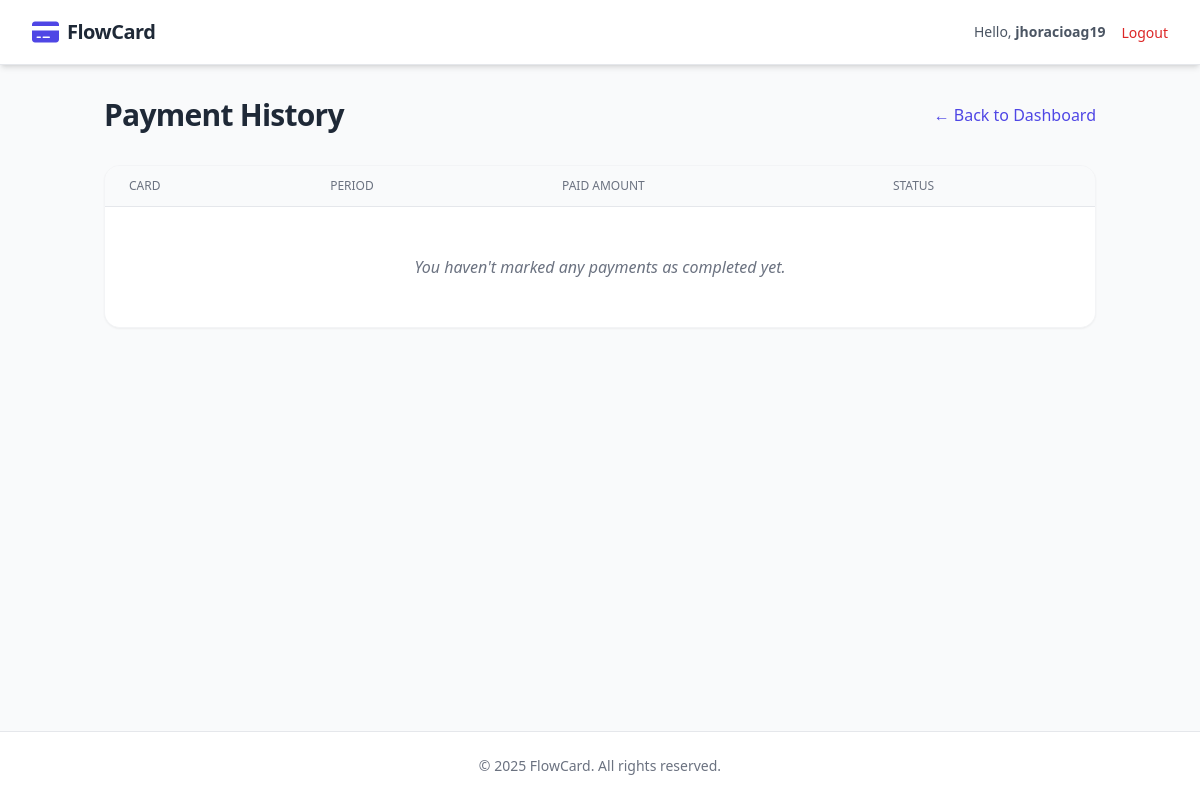
The page /statements/history/ (signed in) on the database as committed earlier.
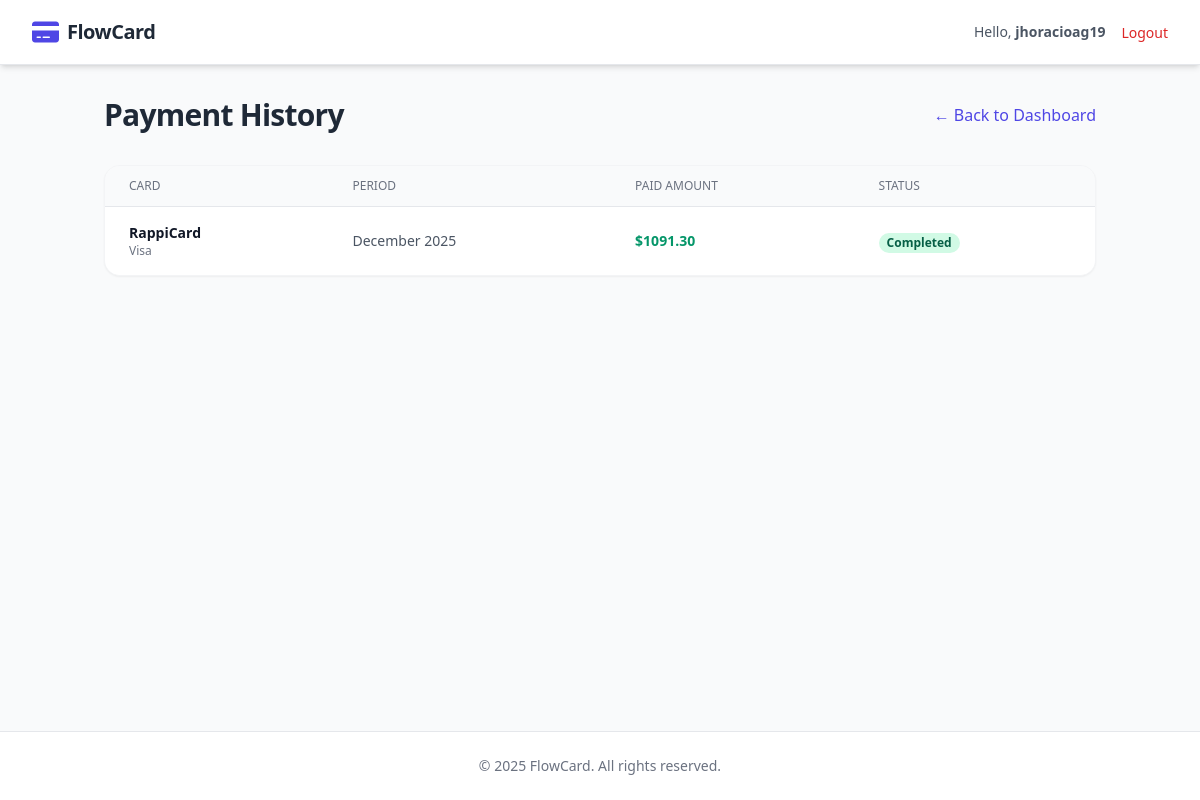
The same page on the database as committed later.
### apps/cards/models.py (models this page shows, shortened)
class MonthlyStatement(models.Model):
    card = models.ForeignKey(CreditCard, on_delete=models.CASCADE, related_name='statements')
    month_year = models.DateField(help_text="First day of the billing month")
    min_payment = models.DecimalField(max_digits=12, decimal_places=2, default=0)
    non_interest_payment = models.DecimalField(max_digits=12, decimal_places=2, default=0)
    is_paid = models.BooleanField(default=False)
    class Meta:
        unique_together = ('card', 'month_year')

class CreditCard(models.Model):
    user = models.ForeignKey(User, on_delete=models.CASCADE, related_name='cards')
    bank_name = models.CharField(max_length=50)
    card_name = models.CharField(max_length=50, help_text="Ej. Visa Gold")
    credit_limit = models.DecimalField(max_digits=12, decimal_places=2, validators=[MinValueValidator(0)])
    closing_day = models.IntegerField(validators=[MinValueValidator(1), MaxValueValidator(31)])
    due_day = models.IntegerField(validators=[MinValueValidator(1), MaxValueValidator(31)])

### apps/statements/views.py (the view)
# urls.py: path('history/', PaymentHistoryView.as_view(), name='history'),
class PaymentHistoryView(LoginRequiredMixin, ListView):
    model = MonthlyStatement
    template_name = 'statements/payment_history.html'
    context_object_name = 'paid_statements'
    def get_queryset(self):
        return MonthlyStatement.objects.filter(
            card__user=self.request.user,
            is_paid=True
        ).order_by('-month_year') # Los más recientes primero

### templates/statements/payment_history.html (shortened to what this page needs)
{% extends 'base.html' %}
{% block content %}
<div class="max-w-6xl mx-auto">
    <div class="flex justify-between items-center mb-8">
        <h1 class="text-3xl font-bold text-gray-800 tracking-tight">Payment History</h1>
        <a href="{% url 'cards:dashboard' %}" class="text-indigo-600 font-medium hover:underline">
            ← Back to Dashboard
        </a>
    </div>
    <div class="bg-white rounded-2xl shadow-sm border border-gray-100 overflow-hidden">
        <table class="min-w-full divide-y divide-gray-200">
            <thead class="bg-gray-50">
                <tr>
                    <th class="px-6 py-3 text-left text-xs font-medium text-gray-500 uppercase">Card</th>
                    <th class="px-6 py-3 text-left text-xs font-medium text-gray-500 uppercase">Period</th>
                    <th class="px-6 py-3 text-left text-xs font-medium text-gray-500 uppercase">Paid Amount</th>
                    <th class="px-6 py-3 text-left text-xs font-medium text-gray-500 uppercase">Status</th>
                </tr>
            </thead>
            <tbody class="bg-white divide-y divide-gray-200">
                {% for statement in paid_statements %}
                <tr>
                    <td class="px-6 py-4 whitespace-nowrap">
                        <div class="text-sm font-bold text-gray-900">{{ statement.card.bank_name }}</div>
                        <div class="text-xs text-gray-500">{{ statement.card.card_name }}</div>
                    </td>
                    <td class="px-6 py-4 whitespace-nowrap text-sm text-gray-600">
                        {{ statement.month_year|date:"F Y" }}
                    </td>
                    <td class="px-6 py-4 whitespace-nowrap text-sm font-bold text-emerald-600">
                        ${{ statement.non_interest_payment }}
                    </td>
                    <td class="px-6 py-4 whitespace-nowrap">
                        <span class="px-2 inline-flex text-xs leading-5 font-semibold rounded-full bg-emerald-100 text-emerald-800">
                            Completed
                        </span>
                    </td>
                </tr>
                {% empty %}
                <tr>
                    <td colspan="4" class="px-6 py-12 text-center text-gray-500 italic">
                        You haven't marked any payments as completed yet.
                    </td>
                </tr>
                {% endfor %}
            </tbody>
        </table>
    </div>
</div>
{% endblock %}

### templates/base.html (shortened to what this page needs)
<!DOCTYPE html>
<html lang="en">
<head>
    <script src="https://cdn.tailwindcss.com"></script>
    <link rel="stylesheet" href="https://cdnjs.cloudflare.com/ajax/libs/font-awesome/6.0.0/css/all.min.css">
</head>
<body class="bg-gray-50 flex flex-col min-h-screen">
    <nav class="bg-white shadow-md border-b border-gray-200">
        <div class="max-w-7xl mx-auto px-4 sm:px-6 lg:px-8">
            <div class="flex justify-between h-16">
                <div class="flex items-center">
                    <a href="{% url 'cards:dashboard' %}" class="flex-shrink-0 flex items-center">
                        <i class="fa-solid fa-credit-card text-indigo-600 text-2xl mr-2"></i>
                        <span class="font-bold text-xl text-gray-800 tracking-tight">FlowCard</span>
                    </a>
                </div>
                <div class="flex items-center space-x-4">
                    {% if user.is_authenticated %}
                        <span class="text-gray-600 text-sm">Hello, <strong>{{ user.username }}</strong></span>
                        <form action="{% url 'admin:logout' %}" method="post" class="inline">
                            <button type="submit" class="text-sm font-medium text-red-600 hover:text-red-500">
                                Logout
                            </button>
                        </form>
                    {% else %}
                        <a href="{% url 'admin:login' %}" class="text-sm font-medium text-indigo-600">Login</a>
                    {% endif %}
                </div>
            </div>
        </div>
    </nav>
    <main class="flex-grow container mx-auto px-4 py-8">
        {% block content %}
        {% endblock %}
    </main>
    <footer class="bg-white border-t border-gray-200 py-6">
        <div class="text-center text-gray-500 text-sm">
            &copy; {% now "Y" %} FlowCard. All rights reserved.
        </div>
    </footer>
</body>
</html>

Rows that differ between the two databases and show on the page:
added MonthlyStatement: card.bank_name "RappiCard", card.card_name "Visa", month_year "December 2025", non_interest_payment "1091.30"
Other text that changed with them:
text no longer shown: "You haven't marked any payments as completed yet."
